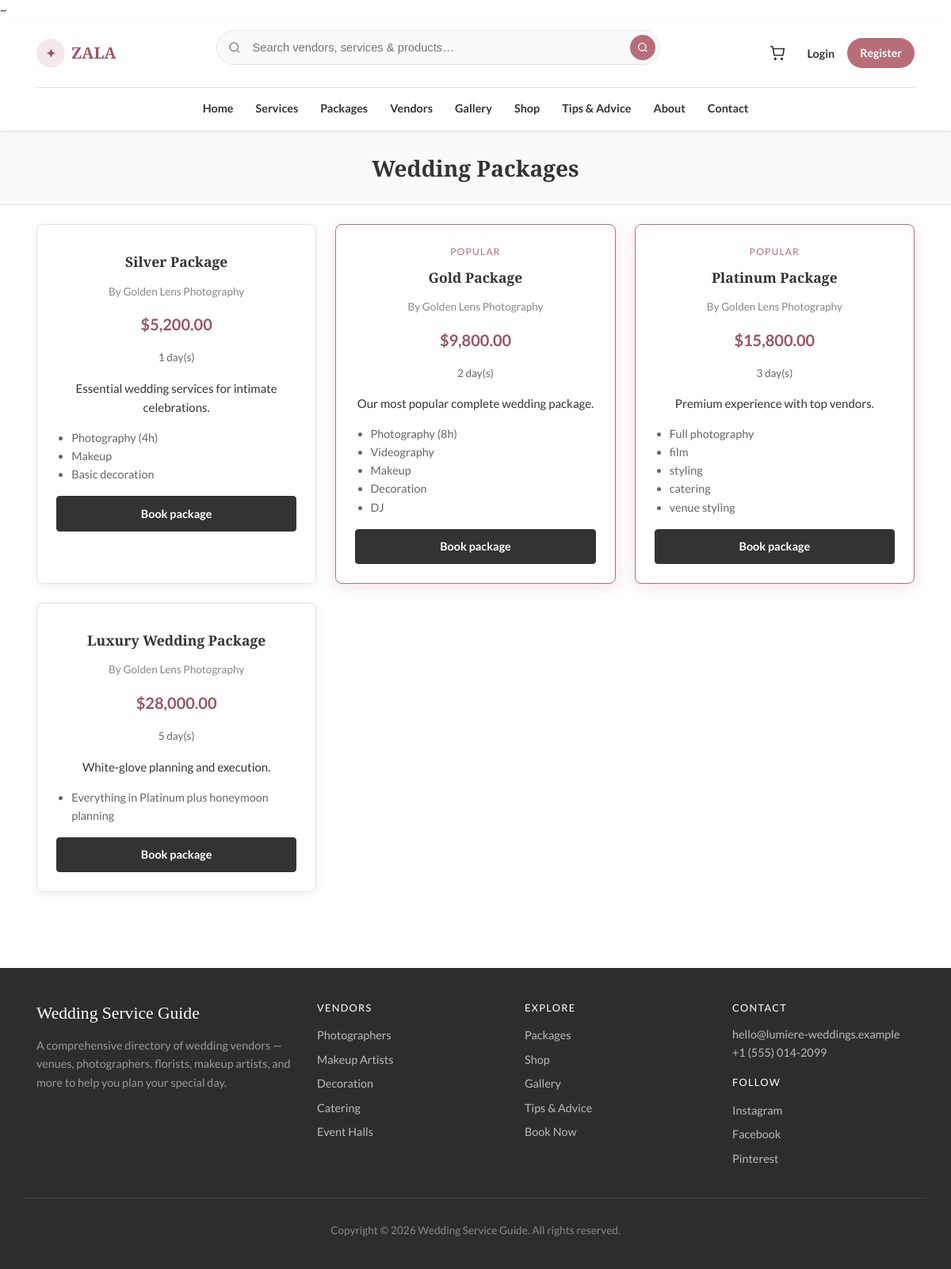
The page /packages.php on the database its author committed.
### tables this page shows
CREATE TABLE packages (
    id INT UNSIGNED AUTO_INCREMENT PRIMARY KEY,
    vendor_id INT UNSIGNED NOT NULL,
    name VARCHAR(120) NOT NULL,
    slug VARCHAR(140) NOT NULL UNIQUE,
    description TEXT,
    price DECIMAL(12,2) NOT NULL,
    duration_days INT UNSIGNED DEFAULT NULL,
    included_services TEXT,
    image VARCHAR(255) DEFAULT NULL,
    is_featured TINYINT(1) NOT NULL DEFAULT 0,
    status ENUM('active', 'inactive') NOT NULL DEFAULT 'active',
    created_at TIMESTAMP DEFAULT CURRENT_TIMESTAMP,
    FOREIGN KEY (vendor_id) REFERENCES vendors(id) ON DELETE CASCADE
);

CREATE TABLE vendors (
    id INT UNSIGNED AUTO_INCREMENT PRIMARY KEY,
    user_id INT UNSIGNED NOT NULL UNIQUE,
    business_name VARCHAR(150) NOT NULL,
    slug VARCHAR(160) NOT NULL UNIQUE,
    description TEXT,
    location VARCHAR(120) DEFAULT NULL,
    phone VARCHAR(30) DEFAULT NULL,
    website VARCHAR(255) DEFAULT NULL,
    logo VARCHAR(255) DEFAULT NULL,
    rating_avg DECIMAL(3,2) NOT NULL DEFAULT 0,
    rating_count INT UNSIGNED NOT NULL DEFAULT 0,
    is_approved TINYINT(1) NOT NULL DEFAULT 0,
    created_at TIMESTAMP DEFAULT CURRENT_TIMESTAMP,
    FOREIGN KEY (user_id) REFERENCES users(id) ON DELETE CASCADE
);

### includes/db.php (called while the page is built, shortened)
~<?php
function db(): PDO
{
    $config = require dirname(__DIR__) . '/config.php';
    $db = $config['database'];
    $dsn = sprintf(
        'mysql:host=%s;port=%d;dbname=%s;charset=utf8mb4',
        $db['host'],
        (int) $db['port'],
        $db['name']
    );
    $pdo = new PDO($dsn, $db['user'], $db['pass'], [
        PDO::ATTR_ERRMODE            => PDO::ERRMODE_EXCEPTION,
        PDO::ATTR_DEFAULT_FETCH_MODE => PDO::FETCH_ASSOC,
        PDO::ATTR_EMULATE_PREPARES   => false,
    ]);
    return $pdo;
}

### includes/functions.php (called while the page is built, shortened)
<?php
function e(?string $value): string
{
    return htmlspecialchars((string) $value, ENT_QUOTES, 'UTF-8');
}
function format_money(float|string $amount): string
{
    $config = require dirname(__DIR__) . '/config.php';
    $symbol = $config['currency_symbol'] ?? '$';
    return $symbol . number_format((float) $amount, 2);
}

### config.php (called while the page is built)
<?php
return [
    'site_name'        => 'Wedding Service Guide',
    'tagline'          => 'Your complete wedding planning directory',
    'hero_title'       => 'Find the perfect vendors for your wedding',
    'hero_subtitle'    => 'Venues, photographers, makeup artists, catering, dresses, and more — all in one place.',
    'phone'            => '+1 (555) 014-2099',
    'email'            => 'hello@lumiere-weddings.example',
    'address'          => '128 Garden Lane, Bloom City',
    'currency_symbol'  => '$',
    'database'         => [
        'host' => '127.0.0.1',
        'port' => 3306,
        'name' => 'wedding_service',
        'user' => 'root',
        'pass' => '',
    ],
    'social' => [
        'instagram' => 'https://instagram.com/',
        'facebook'  => 'https://facebook.com/',
        'pinterest' => 'https://pinterest.com/',
    ],
];

### packages.php (the view, shortened to what this page needs)
<?php
$config = require __DIR__ . '/config.php';
require_once __DIR__ . '/includes/db.php';
require_once __DIR__ . '/includes/functions.php';
$packages = db()->query(
    'SELECT p.*, v.business_name
     FROM packages p
     JOIN vendors v ON v.id = p.vendor_id
     WHERE p.status = "active" AND v.is_approved = 1
     ORDER BY p.price ASC'
)->fetchAll();
require __DIR__ . '/includes/header.php';
?>
    <div class="page-title-bar"><div class="shell"><h1>Wedding Packages</h1></div></div>
    <main id="main" class="section" style="padding-top:0;">
        <div class="shell">
            <div class="cards cards--3 cards--pricing">
                <?php foreach ($packages as $pkg) : ?>
                    <article class="price-card<?= $pkg['is_featured'] ? ' price-card--featured' : '' ?>">
                        <?php if ($pkg['is_featured']) : ?><p class="price-card__ribbon">Popular</p><?php endif; ?>
                        <h3><?= e($pkg['name']) ?></h3>
                        <p class="card__meta">By <?= e((string) $pkg['business_name']) ?></p>
                        <p class="price-card__price"><?= format_money($pkg['price']) ?></p>
                        <?php if ($pkg['duration_days']) : ?>
                            <p class="text-muted"><?= (int) $pkg['duration_days'] ?> day(s)</p>
                        <?php endif; ?>
                        <p><?= e((string) $pkg['description']) ?></p>
                        <ul>
                            <?php foreach (explode(',', (string) $pkg['included_services']) as $item) : ?>
                                <li><?= e(trim($item)) ?></li>
                            <?php endforeach; ?>
                        </ul>
                        <a class="btn btn--secondary btn--block" href="booking.php?package=<?= (int) $pkg['id'] ?>&amp;back=<?= rawurlencode('packages.php') ?>">Book package</a>
                    </article>
                <?php endforeach; ?>
            </div>
        </div>
    </main>
<?php require __DIR__ . '/includes/footer.php'; ?>

### css/wedding.css (style rules this page uses)
:root { --white: #ffffff; --bg: #fafafa; --bg-alt: #f3f3f3; --text: #333333; --text-muted: #666666; --text-light: #888888; --rose: #b76e79; --rose-dark: #9a5560; --rose-light: #f5e8ea; --gold: #c4a35a; --border: #e5e5e5; --shadow: 0 2px 12px rgba(0, 0, 0, 0.08); --shadow-hover: 0 8px 24px rgba(0, 0, 0, 0.12); --radius: 4px; --radius-lg: 8px; --font-sans: "Lato", "Segoe UI", system-ui, sans-serif; --font-display: "Playfair Display", Georgia, serif; --shell: min(1140px, calc(100% - 2rem)); --header-h: 72px; }
*, *::before, *::after { box-sizing: border-box; }
html { scroll-behavior: smooth; }
body { margin: 0; font-family: var(--font-sans); font-size: 15px; line-height: 1.6; color: var(--text); background: var(--white); }
a { color: var(--rose-dark); text-decoration: none; }
.shell { width: var(--shell); margin-inline: auto; padding-inline: 1rem; }
.section { padding: 3rem 0; }
.btn { display: inline-flex; align-items: center; justify-content: center; padding: 0.6rem 1.25rem; font-size: 0.9rem; font-weight: 600; border-radius: var(--radius); border: 1px solid transparent; cursor: pointer; text-decoration: none !important; transition: background 0.2s, color 0.2s, border-color 0.2s; }
.btn--secondary { background: var(--text); color: #fff !important; border-color: var(--text); }
.btn--block { width: 100%; }
.cards { display: grid; gap: 1.5rem; }
.cards--3 { grid-template-columns: repeat(3, 1fr); }
.card__meta, .text-muted { color: var(--text-light); font-size: 0.85rem; }
.price-card { background: var(--white); border: 1px solid var(--border); border-radius: var(--radius-lg); padding: 1.5rem; text-align: center; box-shadow: var(--shadow); }
.price-card--featured { border-color: var(--rose); box-shadow: 0 4px 20px rgba(183, 110, 121, 0.2); }
.price-card__ribbon { font-size: 0.75rem; text-transform: uppercase; letter-spacing: 0.1em; color: var(--rose); margin: 0; }
.price-card h3 { font-family: var(--font-display); margin: 0.5rem 0; }
.price-card__price { font-size: 1.25rem; font-weight: 700; color: var(--rose-dark); margin: 0 0 1rem; }
.price-card ul { text-align: left; margin: 0 0 1rem; padding-left: 1.2rem; color: var(--text-muted); font-size: 0.9rem; }
.page-title-bar { background: var(--bg); border-bottom: 1px solid var(--border); padding: 1.5rem 0; margin-bottom: 1.5rem; }
.page-title-bar h1 { font-family: var(--font-display); font-size: 1.75rem; margin: 0; text-align: center; }
:root { --radius-xl: 16px; --dash-shadow: 0 4px 20px rgba(0, 0, 0, 0.06); }
.text-muted { color: var(--text-muted); }

### rows shown on the page
packages: name "Silver Package", vendor.business_name "Golden Lens Photography", price "$5,200.00", duration_days "1", description "Essential wedding services for intimate celebrations.", included_services "Photography (4h)", included_services "Makeup", included_services "Basic decoration"
packages: is_featured "POPULAR", name "Gold Package", vendor.business_name "Golden Lens Photography", price "$9,800.00", duration_days "2", description "Our most popular complete wedding package.", included_services "Photography (8h)", included_services "Videography", included_services "Makeup", included_services "Decoration", included_services "DJ"
packages: is_featured "POPULAR", name "Platinum Package", vendor.business_name "Golden Lens Photography", price "$15,800.00", duration_days "3", description "Premium experience with top vendors.", included_services "Full photography", included_services "film", included_services "styling", included_services "catering", included_services "venue styling"
packages: name "Luxury Wedding Package", vendor.business_name "Golden Lens Photography", price "$28,000.00", duration_days "5", description "White-glove planning and execution.", included_services "Everything in Platinum plus honeymoon planning"

### other values the page prints
$siteName "Wedding Service Guide"
$email "hello@lumiere-weddings.example"
$phone "+1 (555) 014-2099"
